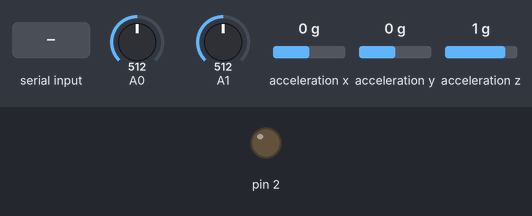
Recording of a sketch running on a simulated Arduino Uno, built with avr-gcc and run on an emulated ATmega328P. Shown: output pins drawn as LEDs (lit = HIGH). The test bench sets the inputs (shaded band); at power-on: A0 = 512, A1 = 512, acceleration x 0 g, acceleration y 0 g, acceleration z 1 g. What the sketch prints to the serial monitor is not drawn.

Above: at 1.2 s.
1.3 s: "start\n" received over Serial
At 2.5 s:
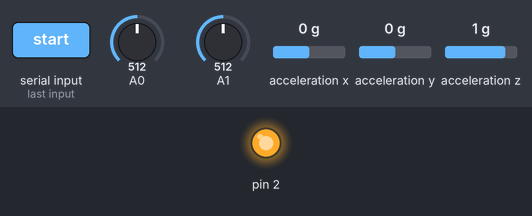
5.8 s: "stop\n" received over Serial
At 6.1 s:
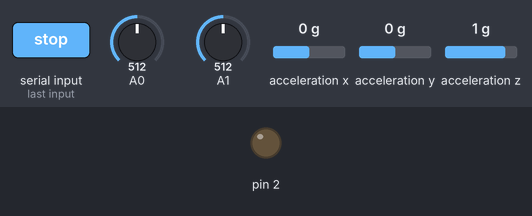
Timing chart, 0 to 8.8 s (numbered marks = the images above; inputs shaded):
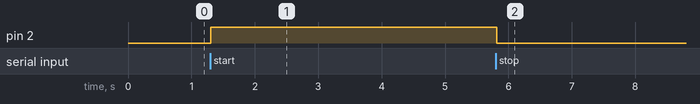

The sketch:

ADXL345-1.ino
```cpp
#include <Wire.h>     // I2Cライブラリ
#include <ADXL345.h>  // 加速度センサーライブラリ

ADXL345 adxl;  // 加速度センサーのオブジェクト生成

String inputString = "";      // 受信データを保持する変数
bool stringComplete = false;  // 受信を完了したかどうかのフラグ

int x, y, z;  // 加速度データの変数

void setup() {
  Serial.begin(57600);  // シリアル通信開始
  while (!Serial) {
  }

  Wire.begin();  // I2Cライブラリ開始

  adxl.powerOn();  // 加速度センサーオブジェクトの初期化

  pinMode(2, OUTPUT);
  pinMode(A0, INPUT);
  pinMode(A1, INPUT);
}


void loop() {
  // ============================================
  // 加速度センサーの読み取りと送信
  // ============================================
  adxl.readXYZ(&x, &y, &z);  // x, y, z に加速度を代入

  int photoRef1 = analogRead(A0);  // フォトリフレクターの読み取り
  int photoRef2 = analogRead(A1);

  Serial.print(x);  // X軸
  Serial.print(",");
  Serial.print(y);  // Y軸
  Serial.print(",");
  Serial.print(z);  // Z軸
  Serial.print(",");
  Serial.print(photoRef1);  // フォトリフレクタ1
  Serial.print(",");
  Serial.print(photoRef2);  // フォトリフレクタ2
  Serial.println("");

  // ============================================
  // 受信したコマンドの処理
  // ============================================
  if (stringComplete) {       // 受信完了のフラグが立っていた場合の処理
    String is = inputString;  // 受信文字列のコピーを作る
    is.trim();                // 改行コードを削除

    if (is.equals("start")) {  // startを受信したら
      digitalWrite(2, HIGH);   // モーターを動かす
    }

    if (is.equals("stop")) {  // stopを受信したら
      digitalWrite(2, LOW);   // モーターを止める
    }

    inputString = "";        // 受信文字列をクリア
    stringComplete = false;  // 受信フラグをクリア
  }

  delay(10);
}
// ============================================
// シリアル通信の受信
// ============================================
void serialEvent() {  // シリアル通信を受信したイベント
  while (Serial.available()) {
    char inChar = (char)Serial.read();  // 受信データを文字列に変換する
    inputString += inChar;              // inputStringに付け足す
    if (inChar == '\n') {               // 改行コードを受け取ったら、受信完了フラグを立てる
      stringComplete = true;
    }
  }
}
```

Measured:
- after the input at 1.3 s, pin 2: LOW → HIGH at once
- after the input at 5.8 s, pin 2: HIGH → LOW at once
